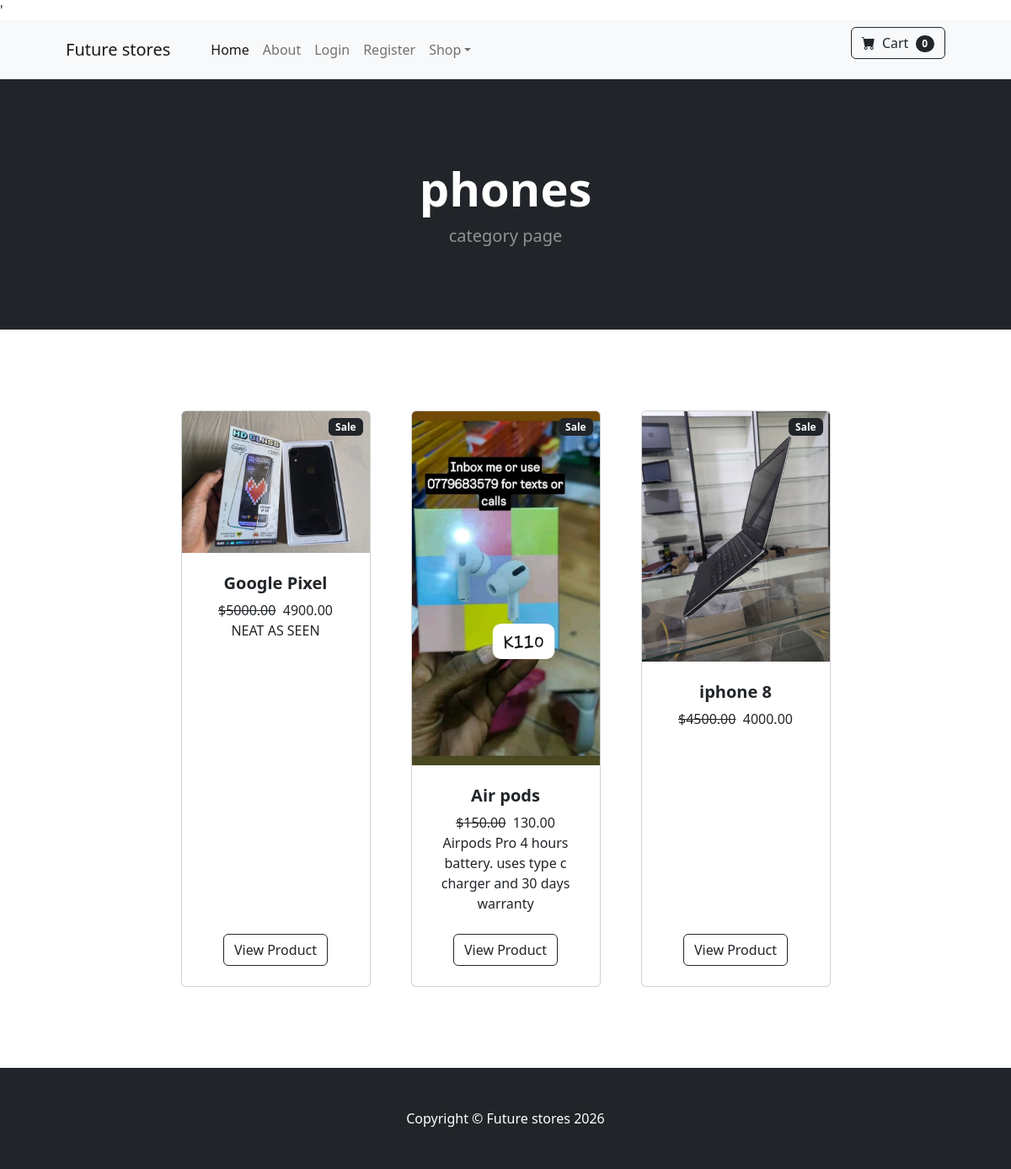
Before: /category/phones/ with the older database file.
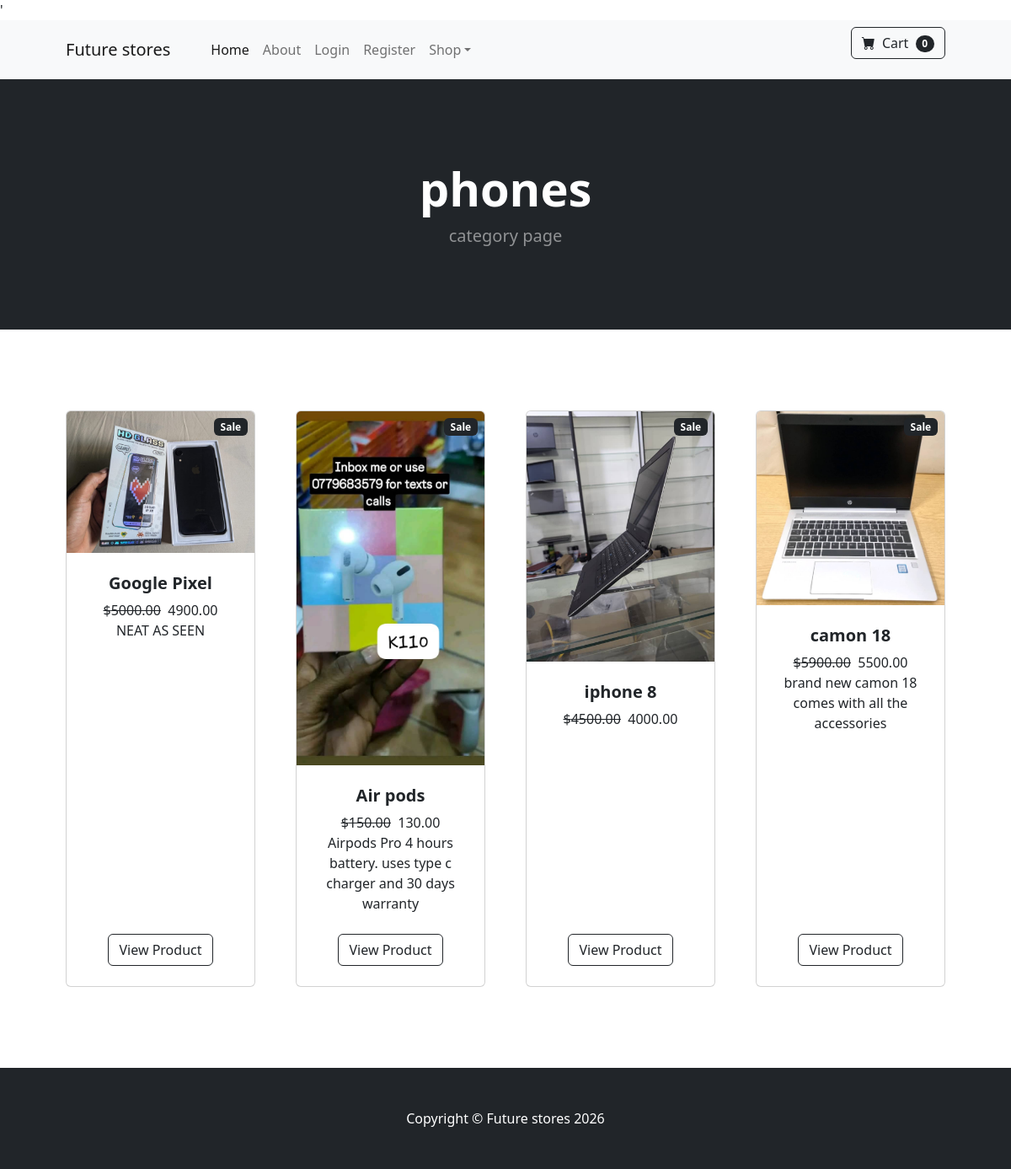
After: the same page with the newer database file.
### store/models.py (models this page shows, shortened)
class Category(models.Model):
    name= models.CharField(max_length=50)#
    def __str__(self):
        return self.name

class Product(models.Model):
    name= models.CharField(max_length= 50)
    price= models.DecimalField( decimal_places=2, max_digits=10)
    category= models.ForeignKey(Category, on_delete=models.CASCADE)
    description= models.CharField(max_length=250, blank=True)
    image= models.ImageField(upload_to='uploads/product/')
    is_sale= models.BooleanField(default=False)
    sale_price= models.DecimalField(default=0, decimal_places=2, max_digits=6)

### store/views.py (the view)
# urls.py: path('category/<str:foo>/', views.category_view, name= 'category'),
def category_view(request, foo):
    foo = foo.replace('-', ' ')  # convert URL slug to name
    try:
        category = Category.objects.get(name__iexact=foo)
        products = Product.objects.filter(category=category)
        return render(request, 'category.html', {
            'category': category,
            'products': products
        })
    except Category.DoesNotExist:
        messages.error(request, 'Category does not exist')
        return redirect('home')

### cart/context_processors.py (called while the page is built)
def cart(request):
    return {
        'cart': Cart(request)
    }

### store/templates/category.html (shortened to what this page needs)
'{% extends 'base.html' %}
{% load static %}
{% block content %}
        <header class="bg-dark py-5">
            <div class="container px-4 px-lg-5 my-5">
                <div class="text-center text-white">
                    <h1 class="display-4 fw-bolder">{{category}}</h1>
                    <p class="lead fw-normal text-white-50 mb-0">category page</p>
                </div>
            </div>
        </header>
        <section class="py-5">
            <div class="container px-4 px-lg-5 mt-5">
                <div class="row gx-4 gx-lg-5 row-cols-2 row-cols-md-3 row-cols-xl-4 justify-content-center">
                    {% for product in products %}
                    {% if product.is_sale%}
                     <div class="col mb-5">
                        <div class="card h-100">
                            <div class="badge bg-dark text-white position-absolute"
                                style="top: 0.5rem; right: 0.5rem; ">Sale</div>
                            <img class="card-img-top" src="{{product.image.url}}" alt="..." />
                            <div class="card-body p-4">
                                <div class="text-center">
                                    <h5 class="fw-bolder">{{product.name}}</h5>
                                     <strike> ${{product.price}}</strike>&nbsp; {{product.sale_price}}
                                    <br>
                                    {{product.description}}
                                </div>
                            </div>
                            <div class="card-footer p-4 pt-0 border-top-0 bg-transparent">
                                <div class="text-center"><a class="btn btn-outline-dark mt-auto" href="{% url 'product' product.id %}">View Product</a></div>
                            </div>
                        </div>
                    </div>
                        {% endif %}
                    {% endfor %}
                </div>
            </div>
        </section>
{% endblock %}

### store/templates/base.html (shortened to what this page needs)
{% load static%}
<!DOCTYPE html>
<html lang="en">
    <head>
        <link href="https://cdn.jsdelivr.net/npm/bootstrap-icons@1.5.0/font/bootstrap-icons.css" rel="stylesheet" />
        <link href="{% static 'css/styles.css' %}" rel="stylesheet" />
    </head>
    <body>
        {% include 'navbar.html' %}
        {% block content %}
        {% endblock %}
        <footer class="py-5 bg-dark">
            <div class="container"><p class="m-0 text-center text-white">Copyright &copy; Future stores 2026</p></div>
        </footer>
    </body>
</html>

### store/templates/navbar.html (shortened to what this page needs)
<nav class="navbar navbar-expand-lg navbar-light bg-light">
            <div class="container px-4 px-lg-5">
                <a class="navbar-brand" href="#!">Future stores</a>
                <div class="collapse navbar-collapse" id="navbarSupportedContent">
                    <ul class="navbar-nav me-auto mb-2 mb-lg-0 ms-lg-4">
                        <li class="nav-item"><a class="nav-link active" aria-current="page" href="{% url 'home' %}">Home</a></li>
                        <li class="nav-item"><a class="nav-link" href="{% url 'about' %}">About</a></li>
                        {% if user.is_authenticated %}
                         <li class="nav-item"><a class="nav-link" href="{% url 'logout' %}">Logout</a></li>
                         {% else %}
                          <li class="nav-item"><a class="nav-link" href="{% url 'login' %}">Login</a></li>
                        <li class="nav-item"><a class="nav-link" href="{% url 'register' %}">Register</a></li>
                        {% endif %}
                        <li class="nav-item dropdown">
                            <a class="nav-link dropdown-toggle" id="navbarDropdown" href="#" role="button" data-bs-toggle="dropdown" aria-expanded="false">Shop</a>
                        </li>
                    </ul>
                    <form class="d-flex">
                        <a href="{% url 'cart_summary' %}"  class="btn btn-outline-dark"> <i class="bi-cart-fill me-1"></i>
                            Cart
                            <span class="badge bg-dark text-white ms-1 rounded-pill " id="cart_quantity">0</span></a>
                    </form>
                </div>
            </div>
        </nav>

Changed rows visible on the page:
added Product: image (picture), name "camon 18", price "5900.00", sale_price "5500.00", description "brand new camon 18 comes with all the accessories"
